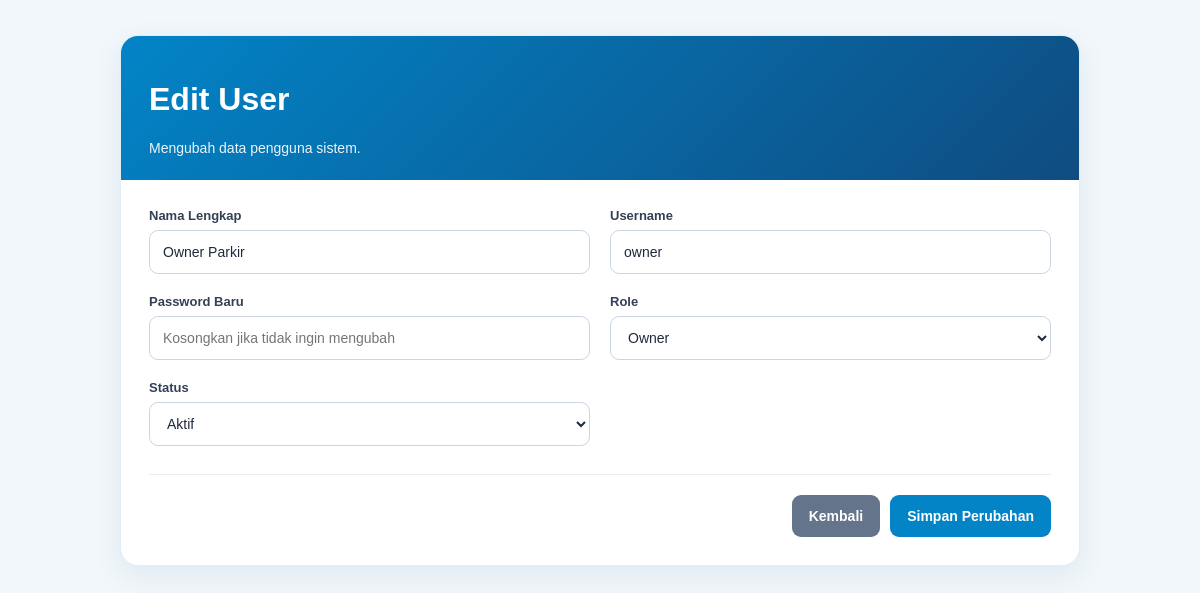
Page /user/edit_user.php?id=4 (signed in) on the committed database.
### tables this page shows
CREATE TABLE `tb_user` (
  `id_user` int(11) NOT NULL,
  `nama_lengkap` varchar(100) NOT NULL,
  `username` varchar(50) NOT NULL,
  `password` varchar(255) NOT NULL,
  `role` enum('admin','petugas','owner') NOT NULL,
  `status_aktif` tinyint(1) NOT NULL DEFAULT 1
);

### user/edit_user.php (the view, shortened to what this page needs)
<?php
include '../koneksi.php';
$id_user = isset($_GET['id'])
    ? (int) $_GET['id']
    : 0;
$stmt = mysqli_prepare(
    $koneksi,
    "SELECT
        id_user,
        nama_lengkap,
        username,
        role,
        status_aktif
     FROM tb_user
     WHERE id_user = ?
     LIMIT 1"
);
mysqli_stmt_bind_param(
    $stmt,
    "i",
    $id_user
);
mysqli_stmt_execute($stmt);
$result = mysqli_stmt_get_result($stmt);
$data = mysqli_fetch_assoc($result);
?>
<!DOCTYPE html>
<html lang="id">
<head>
    <link
        rel="stylesheet"
        href="../assets/css/form.css">
</head>
<body>
    <div class="container">
        <div class="form-card">
            <div class="form-header">
                <h1>Edit User</h1>
                <p>
                    Mengubah data pengguna sistem.
                </p>
            </div>
            <div class="form-body">
                <form method="POST">
                    <div class="form-grid">
                        <div class="form-group">
                            <label>
                                Nama Lengkap
                            </label>
                            <input
                                type="text"
                                name="nama_lengkap"
                                value="<?= htmlspecialchars($data['nama_lengkap']) ?>"
                                required>
                        </div>
                        <div class="form-group">
                            <label>
                                Username
                            </label>
                            <input
                                type="text"
                                name="username"
                                value="<?= htmlspecialchars($data['username']) ?>"
                                required>
                        </div>
                        <div class="form-group">
                            <label>
                                Password Baru
                            </label>
                            <input
                                type="password"
                                name="password"
                                placeholder="Kosongkan jika tidak ingin mengubah">
                        </div>
                        <div class="form-group">
                            <label>
                                Role
                            </label>
                            <select name="role" required>
                                <option
                                    value="owner"
                                    <?= $data['role'] === 'owner' ? 'selected' : '' ?>>
                                    Owner
                                </option>
                            </select>
                        </div>
                        <div class="form-group">
                            <label>
                                Status
                            </label>
                            <select name="status_aktif" required>
                                <option
                                    value="1"
                                    <?= (int)$data['status_aktif'] === 1 ? 'selected' : '' ?>>
                                    Aktif
                                </option>
                            </select>
                        </div>
                    </div>
                    <div class="form-actions">
                        <a
                            href="tampil_user.php"
                            class="btn btn-secondary">
                            Kembali
                        </a>
                        <button
                            type="submit"
                            class="btn btn-primary">
                            Simpan Perubahan
                        </button>
                    </div>
                </form>
            </div>
        </div>
    </div>
</body>
</html>

### assets/css/form.css (style rules this page uses)
* { box-sizing: border-box; }
body { margin: 0; padding: 0; background: #f1f7fb; color: #1e293b; font-family: Arial, Helvetica, sans-serif; }
.container { width: 100%; max-width: 1000px; margin: 35px auto; padding: 0 20px; }
.form-card { background: #ffffff; border-radius: 18px; overflow: hidden; border: 1px solid #e2edf5; box-shadow: 0 10px 30px rgba(15, 76, 129, 0.08); }
.form-header { padding: 24px 28px; background: linear-gradient( 135deg, #0284c7, #0f4c81 ); color: white; }
.form-header p { margin: 7px 0 0; font-size: 14px; opacity: 0.92; }
.form-body { padding: 28px; }
.form-grid { display: grid; grid-template-columns: repeat(2, minmax(0, 1fr)); gap: 20px; }
.form-group { display: flex; flex-direction: column; gap: 7px; }
.form-group label { font-size: 13px; font-weight: 700; color: #334155; }
.form-group input, .form-group select, .form-group textarea { width: 100%; border: 1px solid #cbd5e1; border-radius: 9px; padding: 11px 13px; background: #ffffff; color: #1e293b; font-size: 14px; outline: none; transition: 0.2s ease; }
.form-group input, .form-group select { height: 44px; }
.form-actions { display: flex; justify-content: flex-end; gap: 10px; margin-top: 28px; padding-top: 20px; border-top: 1px solid #e5edf3; }
.btn { display: inline-flex; align-items: center; justify-content: center; gap: 6px; min-height: 42px; padding: 10px 17px; border: none; border-radius: 9px; font-size: 14px; font-weight: 600; text-decoration: none; cursor: pointer; transition: 0.2s ease; }
.btn-primary { background: #0284c7; color: white; }
.btn-secondary { background: #64748b; color: white; }

### rows in the picture
tb_user: nama_lengkap "Owner Parkir", username "owner", role "Owner", status_aktif "Aktif"
